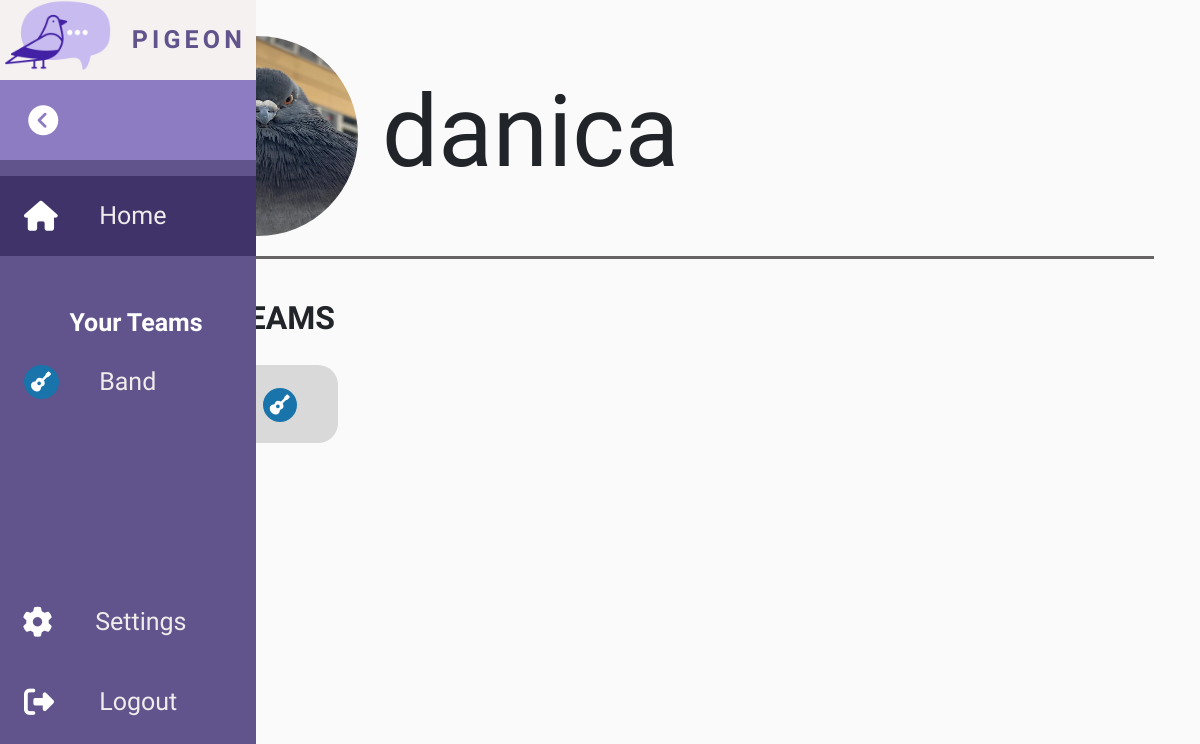
The page / (signed in) on the database as committed earlier.
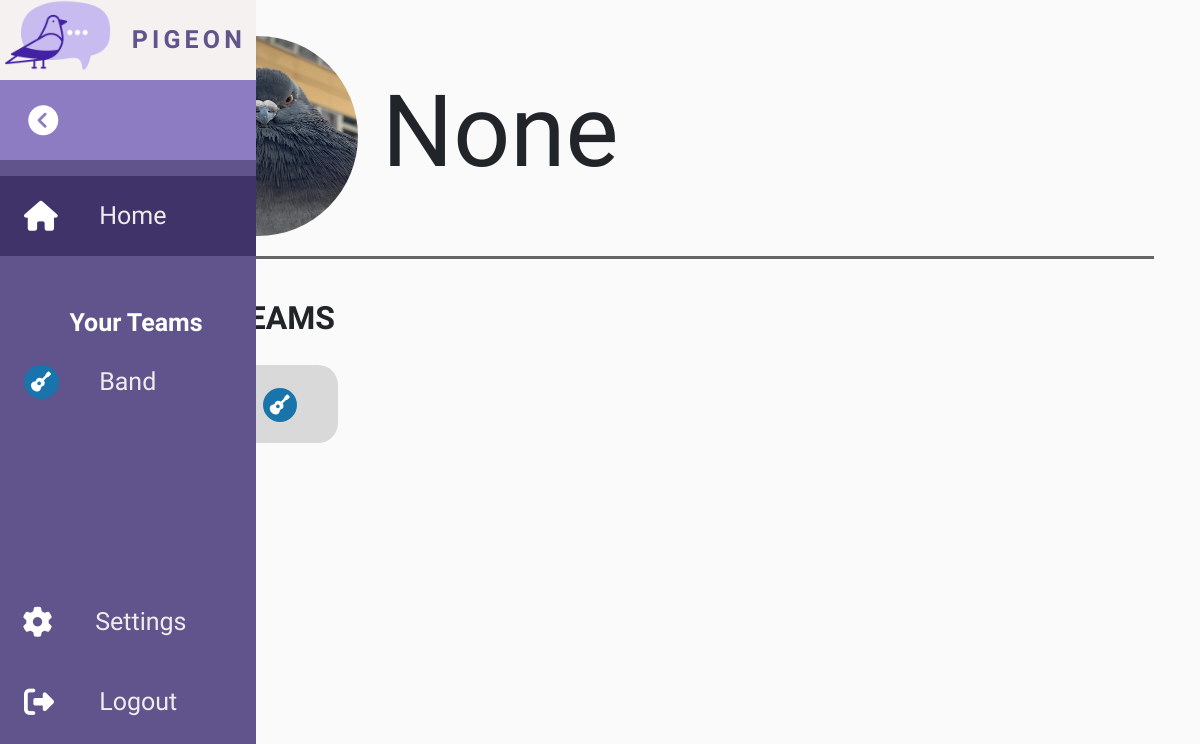
The same page on the database as committed later.
### website/models.py (models this page shows)
class User(db.Model, UserMixin):
    id = db.Column(db.Integer, primary_key=True)
    email = db.Column(db.String(150), unique=True)
    password = db.Column(db.String(150))
    first_name = db.Column(db.String(150))
    date = db.Column(db.DateTime(timezone=True), default=func.now())
    posts = db.relationship('Posts', backref='poster')
    postsalert = db.relationship('PostsAlert', backref='posteralert')
    postsevent = db.relationship('PostsEvent', backref='posterevent')

### website/views.py (the view)
@views.route('/', methods=['GET', 'POST'])
@login_required
def home():
    return render_template("home.html", user=current_user)

### website/__init__.py (called while the page is built)
def create_app():
    app = Flask(__name__, static_url_path='/static')
    app.config['SECRET_KEY'] = 'secretpigeon'
    app.config['SQLALCHEMY_DATABASE_URI'] = f'sqlite:///{DB_NAME}'
    db.init_app(app)
    from .views import views
    from .auth import auth
    app.register_blueprint(views, url_prefix='/')
    app.register_blueprint(auth, url_prefix='/')
    from .models import User
    with app.app_context():
        db.create_all()
        print('Created Database')
    login_manager = LoginManager()
    login_manager.login_view = 'auth.login'
    login_manager.init_app(app)
    @login_manager.user_loader
    def load_user(id):
        return User.query.get(int(id))
    return app

### website/templates/home.html (shortened to what this page needs)
{% extends "base.html" %} {% block title%}Home{% endblock %} {% block content %}
<main>
  <div class"container">
    <div class="row divider">
      <div class='col-md'>
        <img src="{{ url_for('static', filename='user-default.webp')}}" class="profile_pic">
        <h3>{{user.first_name}}<h3>
      </div>
    </div>
      <div class='row'>
        <h2><strong>YOUR TEAMS<strong></h2>
        <a href="instant_msg">
          <button class="team-button">
            <span class="team-button-text"> <strong> Band <strong> </span>
            <i class="fa-solid fa-guitar band-icon"></i>
          </button>
        </a>
      </div>
    </div>
  </div>
  {%endblock%}

### website/templates/base.html (shortened to what this page needs)
<!DOCTYPE html>
<html>
  <head>
    <link
      href="https://cdn.jsdelivr.net/npm/bootstrap@5.3.3/dist/css/bootstrap.min.css"
      rel="stylesheet"
    />
    <link rel="stylesheet" href="https://cdn.jsdelivr.net/npm/bootstrap-icons@1.3.0/font/bootstrap-icons.css" />
    <link
      href="https://unpkg.com/boxicons@2.1.4/css/boxicons.min.css"
      rel="stylesheet"
    />
    <link
      href="https://unpkg.com/boxicons@2.1.4/css/boxicons.min.css"
      rel="stylesheet"
    />
    <link
      rel="stylesheet"
      type="text/css"
      href="{{ url_for('static', filename='/styles/main.css') }}"
    />
  </head>
  <body>
    {% if user.is_authenticated %}
    <nav class="side-navbar" id="side-navbar">
      <ul class="side-navbar-nav">
        <li class="side-logo">
          <a href="#" class="side-nav-non-link">
            <img
              src="{{ url_for('static', filename='/pigeon-logo-sidebar.png') }}"
              class="image"
              align="center"
              alt="side logo"
            />
            <span class="side-link-text">pigeon</span>
          </a>
        </li>
        <li class="side-toggle">
          <a href="#" class="side-nav-non-link">
            <i class="fa-solid fa-circle-chevron-right"></i>
          </a>
        </li>
        <li class="side-nav-item" id="homepage-link">
          <a id="home" href="/" class="side-nav-link">
            <i class="fa-solid fa-house"></i>
            <span class="side-link-text">Home</span>
          </a>
        </li>
        <span class="side-link-text" style="color:white;"><strong>Your Teams</strong></span>
        <li class="side-nav-item" id="team-selected">
          <a href="instant_msg" id="instant-msg" class="side-nav-link" style="margin-bottom: 20vh">
            <i class="fa-solid fa-guitar band-icon"></i>
            <span class="side-link-text">Band</span>
          </a>
        </li>
        <li class="side-nav-item settingsMargin">
          <button type="button" class="btn settingsBtn side-nav-link" data-bs-toggle="modal" data-bs-target="#settingsModal">
            <i class="fa-solid fa-gear"></i>
            <span class="side-link-text">Settings</span>
          </button>
        </li>
        <li class="side-nav-item">
          <a class="side-nav-link" id="logout" href="logout">
            <i class="fa-solid fa-right-from-bracket"></i>
            <span class="side-link-text">Logout</span>
          </a>
        </li>
      </ul>
    </nav>
    {% endif %}
    <div class="container">{% block content %} {% endblock %}</div>
  </body>
</html>

### website/static/styles/main.css (style rules this page uses)
:root { --sidetext-primary: #f0ecec; --sidetext-secondary: #ffffff; --sidebg-primary: #61538b; --sidebg-secondary: #403369; }
.fontRegular { --font-family: "Josefin Sans", sans-serif; }
.sizeRegular { --font-size-theme-switch-wrapper: 1rem; --font-size-initial-nav: 20px; --font-size-h1: 60px; --font-size-form-label: 35px; --font-size-login-btn: 20px; --font-size-sign-form-label: 20px; --font-size-sign-btn: 20px; --font-size-side-link-text: 25px; --font-size-side-toggle: 1.5rem; --font-size-h3: 100px; --font-size-team-button-text: 25px; --font-size-instant-msg-text: 15px; --font-size-form-label-alert: 30px; --font-size-alert-post-title: 25px; --font-size-alert-post-content: 20px; }
.lightMode { --background: #FAFAFA; --color-divider: rgb(102, 100, 100); --color-h3: #212529; --color-h2:#212529; --color-text: #212529; }
body { font-family: var(--font-family); height: 100vh; background: var(--background); }
body { margin: 0; padding: 0; }
main { margin-left: 5rem; padding: 1rem; }
.side-navbar { width: 5rem; height: 100vh; position: fixed; background-color: var(--sidebg-primary); transition: width 200ms ease; z-index: 1; }
.side-navbar-nav { list-style: none; padding: 0; margin: 0; display: flex; flex-direction: column; align-items: center; }
.side-nav-item { width: 100%; }
.side-nav-link { display: flex; align-items: center; height: 5rem; color: var(--sidetext-primary); text-decoration: none; transition: transform var(--transition-speed); }
.side-nav-non-link { display: flex; align-items: center; height: 5rem; color: var(--sidebg-primary); text-decoration: none; transition: transform var(--transition-speed); margin-right: 10px; }
.side-nav-link-active { filter: grayscale(0%) opacity(1); background: var(--sidebg-secondary); color: var(--sidetext-secondary); height: 5rem; }
.side-link-text { display: none; margin-left: 1rem; font-size: var(--font-size-side-link-text); }
.side-nav-link i { min-width: 2.2rem; margin: 0 1.5rem; }
.side-nav-non-link i { min-width: 2rem; margin: 0 1.5rem; }
.side-logo { font-weight: bold; text-transform: uppercase; margin-bottom: 0; text-align: center; color: #8e7cc3; background: #f6f1f1; font-size: var(--font-size-side-toggle); text-transform: uppercase; letter-spacing: 0.3ch; width: 100%; }
.side-toggle { font-weight: bold; text-transform: uppercase; margin-bottom: 1rem; text-align: center; background: #8e7cc3; font-size: var(--font-size-side-toggle); text-transform: uppercase; letter-spacing: 0.3ch; width: 100%; }
.side-toggle i { transform: rotate(0deg); transition: transform var(--transition-speed); }
i { color: #ffffff; font-size: 30px; }
.side-nav-non-link img { min-width: 2rem; margin: 5px; }
.band-icon { background-color: #1874aa; font-size: 20px; padding: 7px; border-radius: 100%; }
.settingsBtn { border-radius: 0%; margin: 0; width: 5rem; margin-left: -1rem; border-style: none; }
.profile_pic { width: 25vh; height: 25vh; border-radius: 100%; align-self: right; margin: 20px; }
.divider { border-bottom: var(--color-divider); border-width: 3px; border-bottom-style: solid; margin-bottom: 40px; }
h3 { display:inline-block; font-size: var(--font-size-h3); vertical-align:middle; color: var(--color-h3); }
h2 { color: var(--color-h2); }
.team-button { margin-top: 20px; background-color: #D9D9D9; padding: 20px; width: 200px; border-style: none; border-radius: 20px; }
.team-button-text { margin-right: 20px; font-size: var(--font-size-team-button-text); }

Rows that differ between the two databases and show on the page:
changed User: first_name "danica" → "None"
